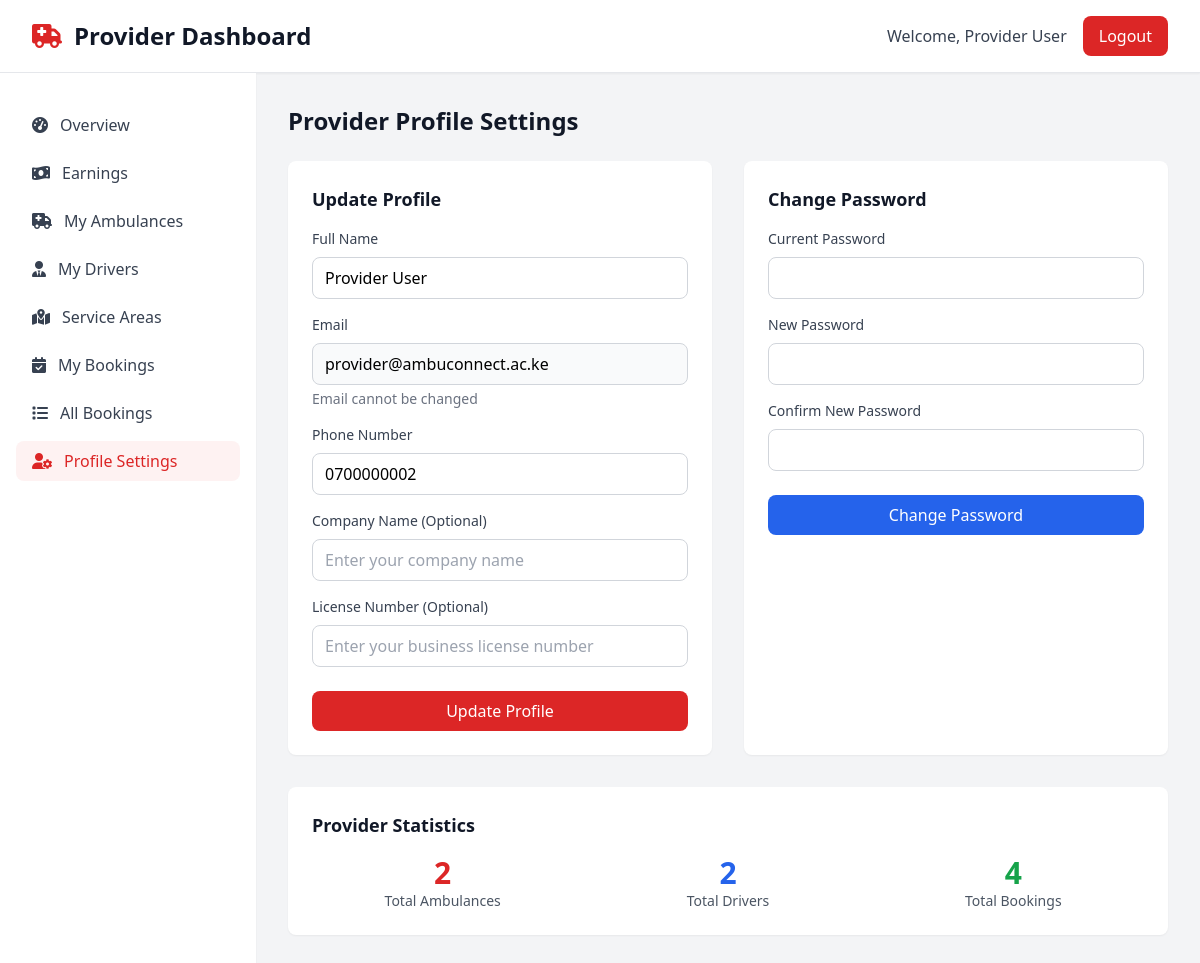
The page /provider/profile-settings.php (signed in) on the database its author committed.
### tables this page shows
CREATE TABLE IF NOT EXISTS users (
    id INT AUTO_INCREMENT PRIMARY KEY,
    fullname VARCHAR(100) NOT NULL,
    email VARCHAR(100) NOT NULL UNIQUE,
    phone VARCHAR(20) NOT NULL,
    account_type ENUM('user', 'provider', 'admin') NOT NULL,
    password VARCHAR(255) NOT NULL,
    otp VARCHAR(6) DEFAULT NULL,
    otp_timestamp TIMESTAMP NULL,
    is_active BOOLEAN DEFAULT TRUE,
    email_verified BOOLEAN DEFAULT FALSE,
    is_approved BOOLEAN DEFAULT TRUE,
    rejection_reason TEXT NULL,
    created_at TIMESTAMP DEFAULT CURRENT_TIMESTAMP,
    updated_at TIMESTAMP DEFAULT CURRENT_TIMESTAMP ON UPDATE CURRENT_TIMESTAMP
);

### provider/profile-settings.php (the view, shortened to what this page needs)
<?php
include '../config.php';
$provider_id = $_SESSION['user_id'];
$sql = "SELECT * FROM users WHERE id = ?";
$stmt = $conn->prepare($sql);
$stmt->bind_param("i", $provider_id);
$stmt->execute();
$provider = $stmt->get_result()->fetch_assoc();
include '../includes/header.php';
include '../includes/sidebar.php';
?>
        <main class="flex-1 p-8">
            <section class="mb-8">
                <h2 class="text-2xl font-bold text-gray-900 mb-6">Provider Profile Settings</h2>
                <div class="grid grid-cols-1 lg:grid-cols-2 gap-8">
                    <div class="bg-white rounded-lg shadow-sm p-6">
                        <h3 class="text-lg font-semibold text-gray-900 mb-4">Update Profile</h3>
                        <form method="POST">
                            <div class="mb-4">
                                <label class="block text-sm font-medium text-gray-700 mb-2">Full Name</label>
                                <input type="text" name="fullname" value="<?php echo htmlspecialchars($provider['fullname']); ?>" required class="w-full px-3 py-2 border border-gray-300 rounded-lg focus:outline-none focus:ring-2 focus:ring-red-500">
                            </div>
                            <div class="mb-4">
                                <label class="block text-sm font-medium text-gray-700 mb-2">Email</label>
                                <input type="email" value="<?php echo htmlspecialchars($provider['email']); ?>" disabled class="w-full px-3 py-2 border border-gray-300 rounded-lg bg-gray-50">
                                <p class="text-sm text-gray-500 mt-1">Email cannot be changed</p>
                            </div>
                            <div class="mb-4">
                                <label class="block text-sm font-medium text-gray-700 mb-2">Phone Number</label>
                                <input type="text" name="phone" value="<?php echo htmlspecialchars($provider['phone']); ?>" required class="w-full px-3 py-2 border border-gray-300 rounded-lg focus:outline-none focus:ring-2 focus:ring-red-500">
                            </div>
                            <div class="mb-4">
                                <label class="block text-sm font-medium text-gray-700 mb-2">Company Name (Optional)</label>
                                <input type="text" name="company_name" placeholder="Enter your company name" class="w-full px-3 py-2 border border-gray-300 rounded-lg focus:outline-none focus:ring-2 focus:ring-red-500">
                            </div>
                            <div class="mb-6">
                                <label class="block text-sm font-medium text-gray-700 mb-2">License Number (Optional)</label>
                                <input type="text" name="license_number" placeholder="Enter your business license number" class="w-full px-3 py-2 border border-gray-300 rounded-lg focus:outline-none focus:ring-2 focus:ring-red-500">
                            </div>
                            <button type="submit" class="w-full bg-red-600 text-white px-4 py-2 rounded-lg hover:bg-red-700">Update Profile</button>
                        </form>
                    </div>
                    <div class="bg-white rounded-lg shadow-sm p-6">
                        <h3 class="text-lg font-semibold text-gray-900 mb-4">Change Password</h3>
                        <form method="POST">
                            <div class="mb-4">
                                <label class="block text-sm font-medium text-gray-700 mb-2">Current Password</label>
                                <input type="password" name="current_password" required class="w-full px-3 py-2 border border-gray-300 rounded-lg focus:outline-none focus:ring-2 focus:ring-red-500">
                            </div>
                            <div class="mb-4">
                                <label class="block text-sm font-medium text-gray-700 mb-2">New Password</label>
                                <input type="password" name="new_password" required class="w-full px-3 py-2 border border-gray-300 rounded-lg focus:outline-none focus:ring-2 focus:ring-red-500">
                            </div>
                            <div class="mb-6">
                                <label class="block text-sm font-medium text-gray-700 mb-2">Confirm New Password</label>
                                <input type="password" name="confirm_password" required class="w-full px-3 py-2 border border-gray-300 rounded-lg focus:outline-none focus:ring-2 focus:ring-red-500">
                            </div>
                            <button type="submit" class="w-full bg-blue-600 text-white px-4 py-2 rounded-lg hover:bg-blue-700">Change Password</button>
                        </form>
                    </div>
                </div>
                <div class="mt-8 bg-white rounded-lg shadow-sm p-6">
                    <h3 class="text-lg font-semibold text-gray-900 mb-4">Provider Statistics</h3>
                    <div class="grid grid-cols-1 md:grid-cols-3 gap-6">
                        <?php
                        $sql = "SELECT
                                    COUNT(DISTINCT a.id) as total_ambulances,
                                    COUNT(DISTINCT d.id) as total_drivers,
                                    COUNT(b.id) as total_bookings
                                FROM users u
                                LEFT JOIN ambulances a ON u.id = a.provider_id
                                LEFT JOIN drivers d ON u.id = d.provider_id
                                LEFT JOIN bookings b ON a.id = b.ambulance_id
                                WHERE u.id = ?";
                        $stmt = $conn->prepare($sql);
                        $stmt->bind_param("i", $provider_id);
                        $stmt->execute();
                        $stats = $stmt->get_result()->fetch_assoc();
                        ?>
                        <div class="text-center">
                            <div class="text-3xl font-bold text-red-600"><?php echo $stats['total_ambulances']; ?></div>
                            <div class="text-sm text-gray-600">Total Ambulances</div>
                        </div>
                        <div class="text-center">
                            <div class="text-3xl font-bold text-blue-600"><?php echo $stats['total_drivers']; ?></div>
                            <div class="text-sm text-gray-600">Total Drivers</div>
                        </div>
                        <div class="text-center">
                            <div class="text-3xl font-bold text-green-600"><?php echo $stats['total_bookings']; ?></div>
                            <div class="text-sm text-gray-600">Total Bookings</div>
                        </div>
                    </div>
                </div>
            </section>
        </main>
<?php include '../includes/footer.php'; ?>

### rows shown on the page
users: fullname "Provider User", email "provider@ambuconnect.ac.ke", phone "0700000002"

### other values the page prints
$dashboard_type "Provider"
$_SESSION['fullname'] "Provider User"
$stats['total_ambulances'] "2"
$stats['total_drivers'] "2"
$stats['total_bookings'] "4"
